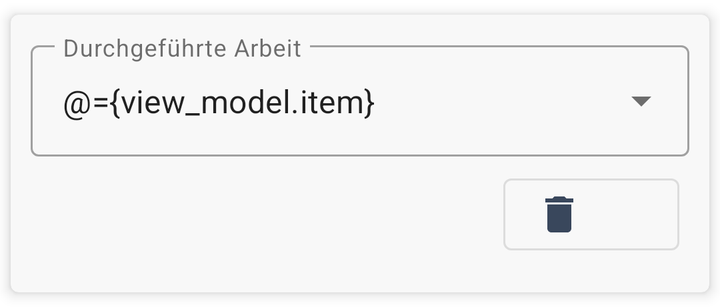
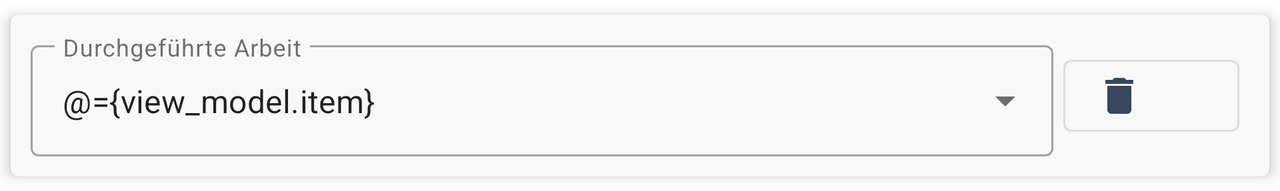

First picture: res/layout/ on a phone held upright. Second picture: the repository's own variant of that layout, on a device whose configuration matches the variant's folder. Source for both follows.
<!-- AndroidManifest.xml: application theme ArbeitsberichtAppTheme -->
<!-- res/layout/work_item_layout.xml -->
<?xml version="1.0" encoding="utf-8"?>
<layout xmlns:app="http://schemas.android.com/apk/res-auto"
        xmlns:android="http://schemas.android.com/apk/res/android">
    <data>
        <variable name="view_model" type="com.stemaker.arbeitsbericht.view_models.WorkItemViewModel"/>
        <variable name="view_model_container" type="com.stemaker.arbeitsbericht.view_models.WorkItemContainerViewModel"/>
    </data>

    <androidx.cardview.widget.CardView
            android:id="@+id/work_item_card_top"
            android:layout_width="match_parent"
            android:layout_height="wrap_content"
            style="@style/ArbeitsberichtAppTheme.CardLevel1"
            android:clickable="false">
        <LinearLayout
                android:layout_width="match_parent"
                android:layout_height="wrap_content"
                android:orientation="vertical">
            <com.google.android.material.textfield.TextInputLayout
                    android:layout_width="match_parent"
                    android:layout_height="wrap_content"
                    style="@style/Widget.MaterialComponents.TextInputLayout.OutlinedBox.ExposedDropdownMenu">
                <AutoCompleteTextView
                        android:id="@+id/work_item_item"
                        android:layout_width="match_parent"
                        android:layout_height="wrap_content"
                        android:inputType="textCapSentences"
                        app:dictionary="@{view_model_container.definedWorkItems}"
                        android:text="@={view_model.item}"
                        android:hint="@string/work_item"
                        />
            </com.google.android.material.textfield.TextInputLayout>
            <Button
                    android:id="@+id/work_item_del_button"
                    android:layout_width="wrap_content"
                    android:layout_height="wrap_content"
                    style="@style/ArbeitsberichtAppTheme.IconButtons"
                    app:icon="@drawable/ic_delete_black_24dp"
                    android:layout_gravity="right"
                    />
        </LinearLayout>

    </androidx.cardview.widget.CardView>
</layout>
<!-- resources referenced by this layout -->
<resources>
  <!-- drawable ic_delete_black_24dp (drawable) -->
  <vector xmlns:android="http://schemas.android.com/apk/res/android"
          android:width="24dp"
          android:height="24dp"
          android:viewportWidth="24.0"
          android:viewportHeight="24.0">
      <path
          android:fillColor="@color/iconFillColor"
          android:pathData="M6,19c0,1.1 0.9,2 2,2h8c1.1,0 2,-0.9 2,-2V7H6v12zM19,4h-3.5l-1,-1h-5l-1,1H5v2h14V4z"/>
  </vector>
  <string name="work_item">Durchgeführte Arbeit</string>
  <style name="ArbeitsberichtAppTheme.CardLevel1" parent="Theme.MaterialComponents.Light.NoActionBar">
          <item name="cardBackgroundColor">@color/cardViewBackgroundLevel1</item>
          <item name="cardElevation">4dp</item>
          <item name="cardCornerRadius">4dp</item>
          <item name="cardPreventCornerOverlap">true</item>
          <item name="cardUseCompatPadding">true</item>
          <item name="contentPadding">10dp</item>
          <item name="contentPaddingBottom">10dp</item>
      </style>
  <style name="ArbeitsberichtAppTheme.IconButtons" parent="Widget.MaterialComponents.Button.OutlinedButton">
          <item name="android:layout_margin">5dp</item>
          <item name="colorControlNormal">@color/primary</item>
      </style>
  <style name="ArbeitsberichtAppTheme" parent="Theme.MaterialComponents.Light.NoActionBar">
          <item name="backgroundTint">@color/editBackground</item>
          <item name="colorPrimary">@color/primary</item>
          <item name="colorSecondary">@color/secondary</item>
          <item name="colorSurface">@color/surface</item>
          <item name="colorOnSurface">@color/onSurface</item>
          
          <item name="colorOnPrimary">@color/textOnPrimary</item>
          <item name="colorOnSecondary">@color/textOnPrimary</item>
          <item name="android:colorForeground">@color/foreground</item>
      </style>
  <color name="iconFillColor">#F01E2E46</color>
  <color name="cardViewBackgroundLevel1">#F8F8F8</color>
  <color name="primary">#F01E2E46</color>
  <color name="editBackground">#FFFFFFFF</color>
  <color name="secondary">#F02E3E66</color>
  <color name="surface">#FFFFFFFF</color>
  <color name="onSurface">#FF101010</color>
  <color name="textOnPrimary">#FFFFFFFF</color>
  <color name="foreground">#FF000000</color>
</resources>
<!-- res/layout-land/work_item_layout.xml (the repository's variant of the layout above) -->
<!-- drawn on the phone turned sideways -->
<?xml version="1.0" encoding="utf-8"?>
<layout xmlns:app="http://schemas.android.com/apk/res-auto"
        xmlns:android="http://schemas.android.com/apk/res/android">
    <data>
        <variable name="view_model" type="com.stemaker.arbeitsbericht.view_models.WorkItemViewModel"/>
        <variable name="view_model_container" type="com.stemaker.arbeitsbericht.view_models.WorkItemContainerViewModel"/>
    </data>

    <androidx.cardview.widget.CardView
            android:id="@+id/work_item_card_top"
            android:layout_width="match_parent"
            android:layout_height="wrap_content"
            style="@style/ArbeitsberichtAppTheme.CardLevel1"
            android:clickable="false">
        <androidx.constraintlayout.widget.ConstraintLayout
                android:layout_width="match_parent"
                android:layout_height="wrap_content">
            <com.google.android.material.textfield.TextInputLayout
                    android:id="@+id/work_item_item_layout"
                    android:layout_width="0dp"
                    android:layout_height="wrap_content"
                    app:layout_constraintTop_toTopOf="parent"
                    app:layout_constraintLeft_toLeftOf="parent"
                    app:layout_constraintRight_toLeftOf="@id/work_item_del_button"
                    style="@style/Widget.MaterialComponents.TextInputLayout.OutlinedBox.ExposedDropdownMenu">
                <AutoCompleteTextView
                        android:id="@+id/work_item_item"
                        android:layout_width="match_parent"
                        android:layout_height="wrap_content"
                        android:inputType="textCapSentences"
                        app:dictionary="@{view_model_container.definedWorkItems}"
                        android:text="@={view_model.item}"
                        android:hint="@string/work_item"
                        />
            </com.google.android.material.textfield.TextInputLayout>
            <Button
                    android:id="@+id/work_item_del_button"
                    android:layout_width="wrap_content"
                    android:layout_height="wrap_content"
                    app:layout_constraintTop_toTopOf="@id/work_item_item_layout"
                    app:layout_constraintBottom_toBottomOf="@id/work_item_item_layout"
                    app:layout_constraintLeft_toRightOf="@id/work_item_item_layout"
                    app:layout_constraintRight_toRightOf="parent"
                    style="@style/ArbeitsberichtAppTheme.IconButtons"
                    app:icon="@drawable/ic_delete_black_24dp"
                    android:layout_gravity="right"
                    />
        </androidx.constraintlayout.widget.ConstraintLayout>
    </androidx.cardview.widget.CardView>
</layout>
